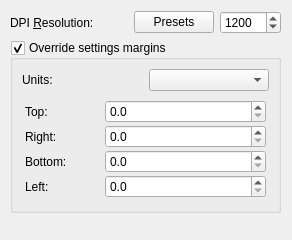
        <widget class="QWidget" name="tabMargins">
         <attribute name="title">
          <string>Image &amp;&amp; Margins</string>
         </attribute>
         <layout class="QGridLayout" name="lyt_tabMargins">
          <property name="leftMargin">
           <number>10</number>
          </property>
          <item row="0" column="0">
           <widget class="QLabel" name="lblDPI">
            <property name="text">
             <string>DPI &amp;Resolution:</string>
            </property>
            <property name="wordWrap">
             <bool>false</bool>
            </property>
            <property name="buddy">
             <cstring>spnDPI</cstring>
            </property>
           </widget>
          </item>
          <item row="0" column="1" colspan="2">
           <layout class="QHBoxLayout" name="lytDPIInput">
            <item>
             <widget class="QPushButton" name="btnDPIPresets">
              <property name="sizePolicy">
               <sizepolicy hsizetype="Fixed" vsizetype="Fixed">
                <horstretch>0</horstretch>
                <verstretch>0</verstretch>
               </sizepolicy>
              </property>
              <property name="text">
               <string>Presets</string>
              </property>
             </widget>
            </item>
            <item>
             <widget class="QSpinBox" name="spnDPI">
              <property name="minimum">
               <number>10</number>
              </property>
              <property name="maximum">
               <number>10000</number>
              </property>
              <property name="singleStep">
               <number>50</number>
              </property>
              <property name="value">
               <number>1200</number>
              </property>
             </widget>
            </item>
           </layout>
          </item>
          <item row="2" column="0">
           <spacer name="verticalSpacer">
            <property name="orientation">
             <enum>Qt::Vertical</enum>
            </property>
            <property name="sizeHint" stdset="0">
             <size>
              <width>118</width>
              <height>16</height>
             </size>
            </property>
           </spacer>
          </item>
          <item row="1" column="0" colspan="3">
           <widget class="QGroupBox" name="gbxOverrideMargins">
            <property name="title">
             <string>Override settings margins</string>
            </property>
            <property name="checkable">
             <bool>true</bool>
            </property>
            <layout class="QGridLayout" name="lyt_gbxOverrideMargins">
             <item row="2" column="0" colspan="2">
              <widget class="QFrame" name="frmMargins">
               <property name="frameShape">
                <enum>QFrame::NoFrame</enum>
               </property>
               <property name="frameShadow">
                <enum>QFrame::Plain</enum>
               </property>
               <layout class="QGridLayout" name="lyt_frmMargins" columnstretch="1,2">
                <property name="horizontalSpacing">
                 <number>0</number>
                </property>
                <property name="verticalSpacing">
                 <number>2</number>
                </property>
                <property name="margin">
                 <number>3</number>
                </property>
                <item row="0" column="0">
                 <widget class="QLabel" name="lblMarginTop">
                  <property name="text">
                   <string>Top:</string>
                  </property>
                 </widget>
                </item>
                <item row="0" column="1">
                 <widget class="KLFUnitSpinBox" name="spnMarginTop">
                  <property name="decimals">
                   <number>1</number>
                  </property>
                  <property name="minimum">
                   <double>0.000000000000000</double>
                  </property>
                  <property name="maximum">
                   <double>100.000000000000000</double>
                  </property>
                  <property name="singleStep">
                   <double>1.000000000000000</double>
                  </property>
                  <property name="value">
                   <double>0.000000000000000</double>
                  </property>
                 </widget>
                </item>
                <item row="3" column="0">
                 <widget class="QLabel" name="lblMarginLeft">
                  <property name="text">
                   <string>Left:</string>
                  </property>
                 </widget>
                </item>
                <item row="3" column="1">
                 <widget class="KLFUnitSpinBox" name="spnMarginLeft">
                  <property name="decimals">
                   <number>1</number>
                  </property>
                  <property name="minimum">
                   <double>0.000000000000000</double>
                  </property>
                  <property name="maximum">
                   <double>100.000000000000000</double>
                  </property>
                  <property name="singleStep">
                   <double>1.000000000000000</double>
                  </property>
                  <property name="value">
                   <double>0.000000000000000</double>
                  </property>
                 </widget>
                </item>
                <item row="1" column="0">
                 <widget class="QLabel" name="lblMarginRight">
                  <property name="text">
                   <string>Right:</string>
                  </property>
                 </widget>
                </item>
                <item row="1" column="1">
                 <widget class="KLFUnitSpinBox" name="spnMarginRight">
                  <property name="decimals">
                   <number>1</number>
                  </property>
                  <property name="minimum">
                   <double>0.000000000000000</double>
                  </property>
                  <property name="maximum">
                   <double>100.000000000000000</double>
                  </property>
                  <property name="singleStep">
                   <double>1.000000000000000</double>
                  </property>
                  <property name="value">
                   <double>0.000000000000000</double>
                  </property>
                 </widget>
                </item>
                <item row="2" column="1">
                 <widget class="KLFUnitSpinBox" name="spnMarginBottom">
                  <property name="decimals">
                   <number>1</number>
                  </property>
                  <property name="minimum">
                   <double>0.000000000000000</double>
                  </property>
                  <property name="maximum">
                   <double>100.000000000000000</double>
                  </property>
                  <property name="singleStep">
                   <double>1.000000000000000</double>
                  </property>
                  <property name="value">
                   <double>0.000000000000000</double>
                  </property>
                 </widget>
                </item>
                <item row="2" column="0">
                 <widget class="QLabel" name="lblMarginBottom">
                  <property name="text">
                   <string>Bottom:</string>
                  </property>
                 </widget>
                </item>
               </layout>
              </widget>
             </item>
             <item row="1" column="1">
              <widget class="KLFUnitChooser" name="cbxMarginsUnit">
               <property name="klfUnits" stdset="0">
                <string>Postscript Point=pt=1;Millimeter=mm=2.835;Centimeter=cm=28.35;1/8 th inch=1/8 in=9;Inch=in=72</string>
               </property>
              </widget>
             </item>
             <item row="1" column="0">
              <widget class="QLabel" name="lblMarginsUnits">
               <property name="text">
                <string>Units:</string>
               </property>
              </widget>
             </item>
            </layout>
           </widget>
          </item>
         </layout>
        </widget>
